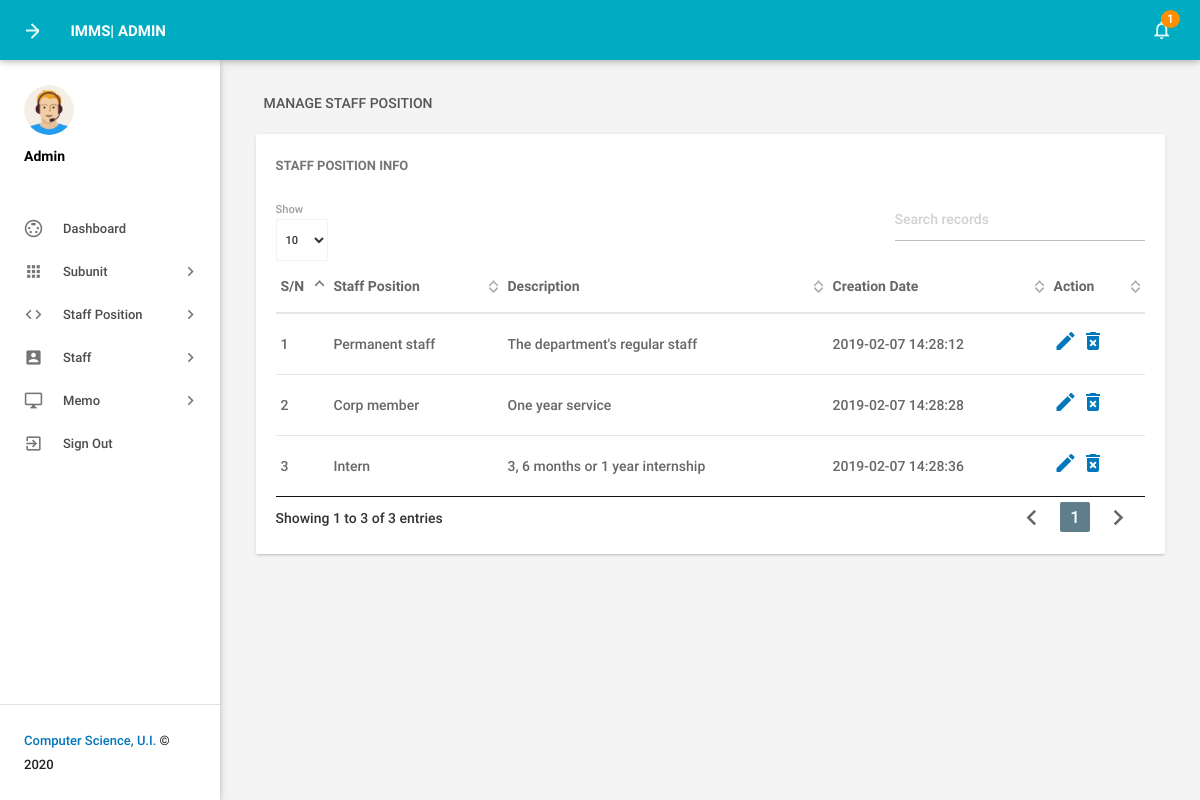
Screenshot of /admin/manageleavetype.php (signed in) with the database file from the repository.
### tables this page shows
CREATE TABLE `tblleavetype` (
  `id` int(11) NOT NULL,
  `position_type` varchar(200) DEFAULT NULL,
  `description` mediumtext,
  `CreationDate` timestamp NOT NULL DEFAULT CURRENT_TIMESTAMP
);

### admin/manageleavetype.php (the view, shortened to what this page needs)
<?php
include('includes/config.php');
if(strlen($_SESSION['alogin'])==0)
    {
header('location:index.php');
}
else{
 ?>
<!DOCTYPE html>
<html lang="en">
    <head>
        <link type="text/css" rel="stylesheet" href="../assets/plugins/materialize/css/materialize.min.css"/>
        <link href="../assets/plugins/material-preloader/css/materialPreloader.min.css" rel="stylesheet">
        <link href="../assets/plugins/datatables/css/jquery.dataTables.min.css" rel="stylesheet">
        <link href="../assets/css/alpha.min.css" rel="stylesheet" type="text/css"/>
        <link href="../assets/css/custom.css" rel="stylesheet" type="text/css"/>
    </head>
    <body>
       <?php include('includes/header.php');?>
       <?php include('includes/sidebar.php');?>
            <main class="mn-inner">
                <div class="row">
                    <div class="col s12">
                        <div class="page-title">Manage Staff Position</div>
                    </div>
                    <div class="col s12 m12 l12">
                        <div class="card">
                            <div class="card-content">
                                <span class="card-title">Staff Position Info</span>
                                <table id="example" class="display responsive-table ">
                                    <thead>
                                        <tr>
                                            <th>S/N</th>
                                            <th>Staff Position</th>
                                            <th>Description</th>
                                            <th>Creation Date</th>
                                            <th>Action</th>
                                        </tr>
                                    </thead>
                                    <tbody>
<?php $sql = "SELECT * from tblleavetype";
$query = $dbh -> prepare($sql);
$query->execute();
$results=$query->fetchAll(PDO::FETCH_OBJ);
$cnt=1;
if($query->rowCount() > 0)
{
foreach($results as $result)
{               ?>
                                        <tr>
                                            <td> <?php echo htmlentities($cnt);?></td>
                                            <td><?php echo htmlentities($result->position_type);?></td>
                                            <td><?php echo htmlentities($result->description);?></td>
                                            <td><?php echo htmlentities($result->CreationDate);?></td>
                                            <td><a href="editleavetype.php?lid=<?php echo htmlentities($result->id);?>"><i class="material-icons">mode_edit</i></a>
                                            <a href="manageleavetype.php?del=<?php echo htmlentities($result->id);?>" onclick="return confirm('Do you want to delete');"> <i class="material-icons">delete_forever</i></a> </td>
                                        </tr>
                                         <?php $cnt++;} }?>
                                    </tbody>
                                </table>
                            </div>
                        </div>
                    </div>
                </div>
            </main>
        </div>
        <div class="left-sidebar-hover"></div>
    </body>
</html>
<?php } ?>

### rows the page displays
tblleavetype: position_type "Permanent staff", description "The department's regular staff", CreationDate "2019-02-07 14:28:12"
tblleavetype: position_type "Corp member", description "One year service", CreationDate "2019-02-07 14:28:28"
tblleavetype: position_type "Intern", description "3, 6 months or 1 year internship", CreationDate "2019-02-07 14:28:36"

### other values shown
$unreadcount "1"
